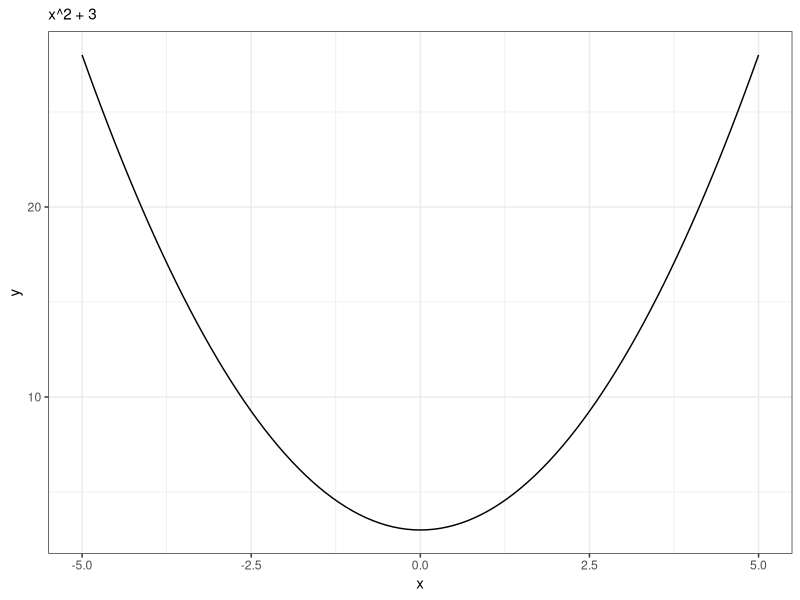
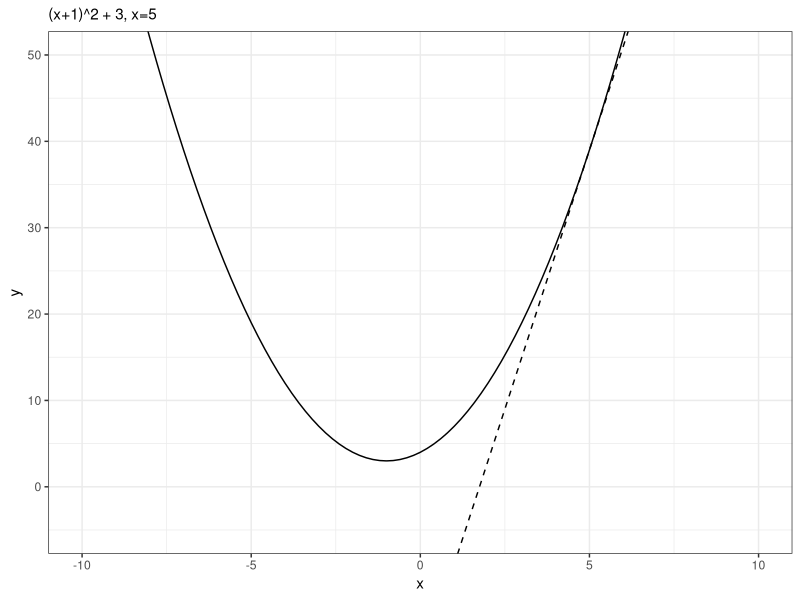
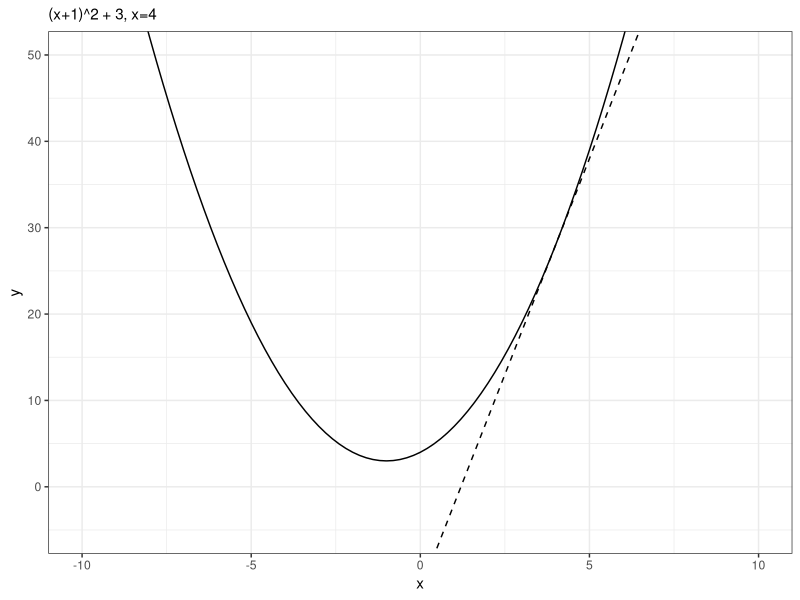
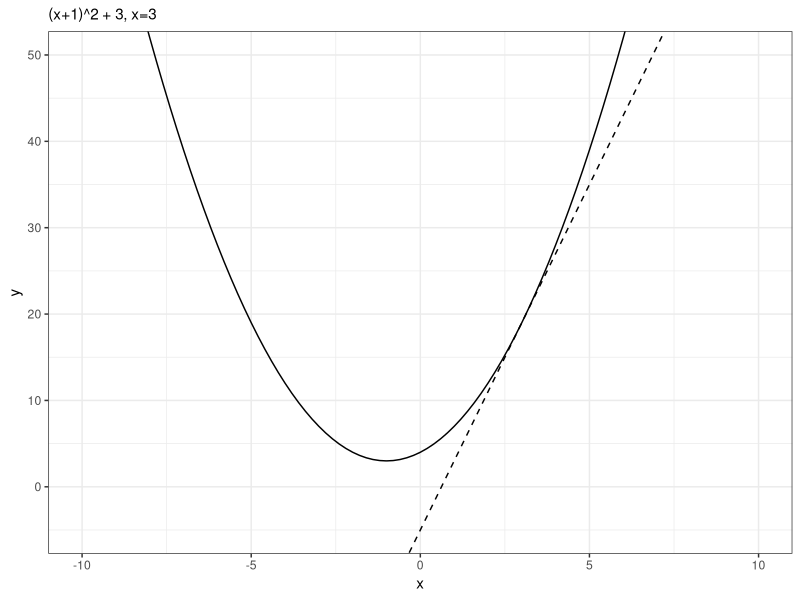
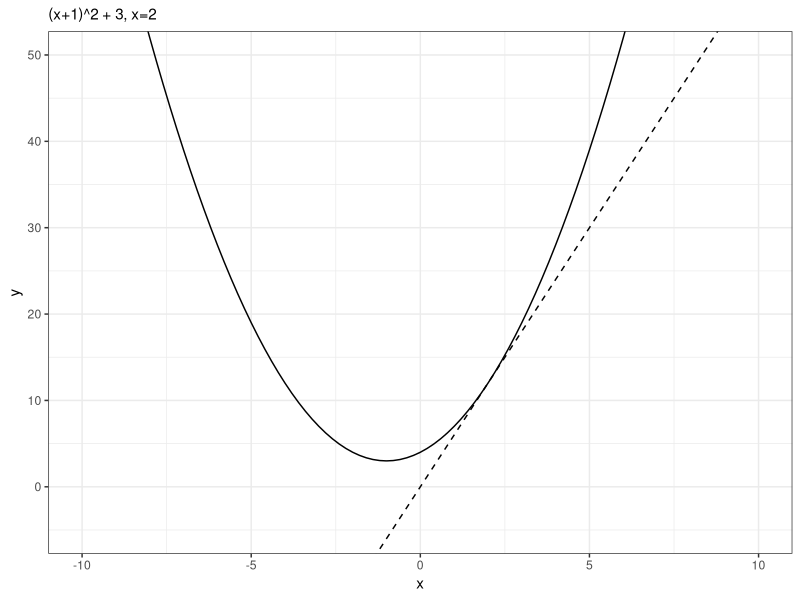
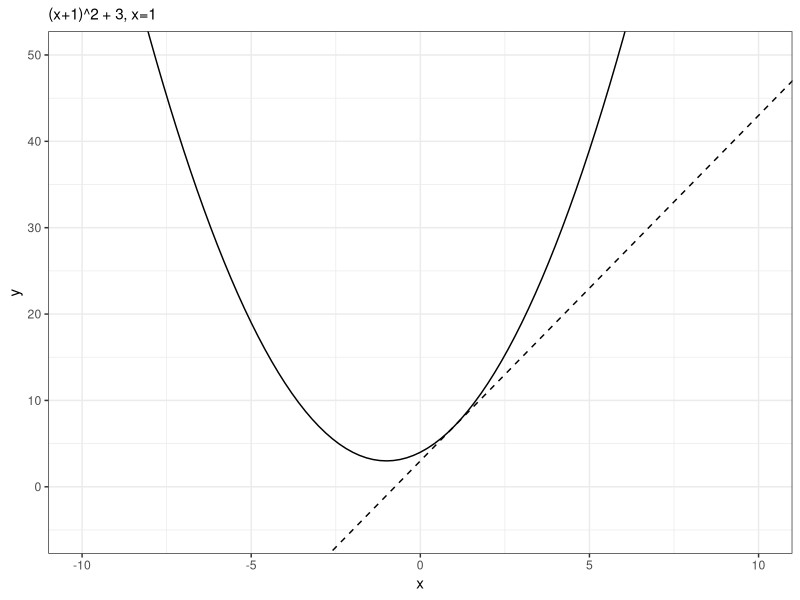
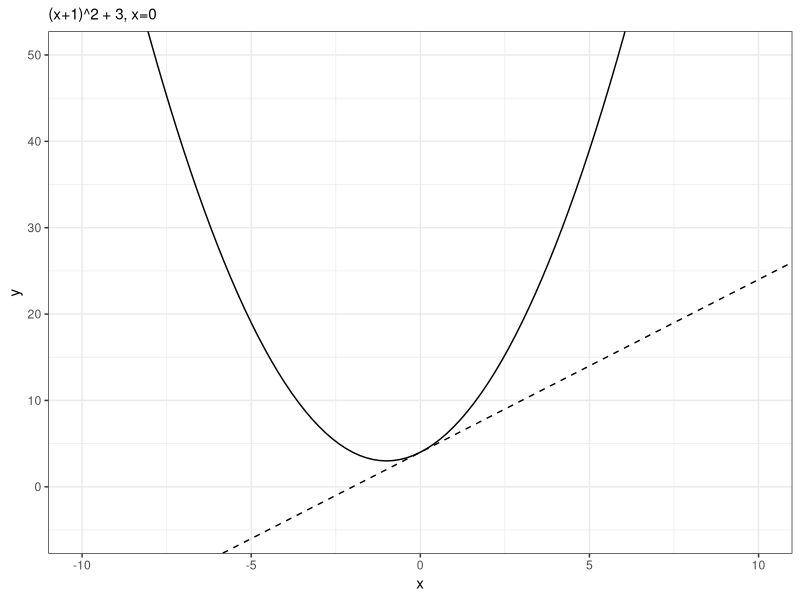
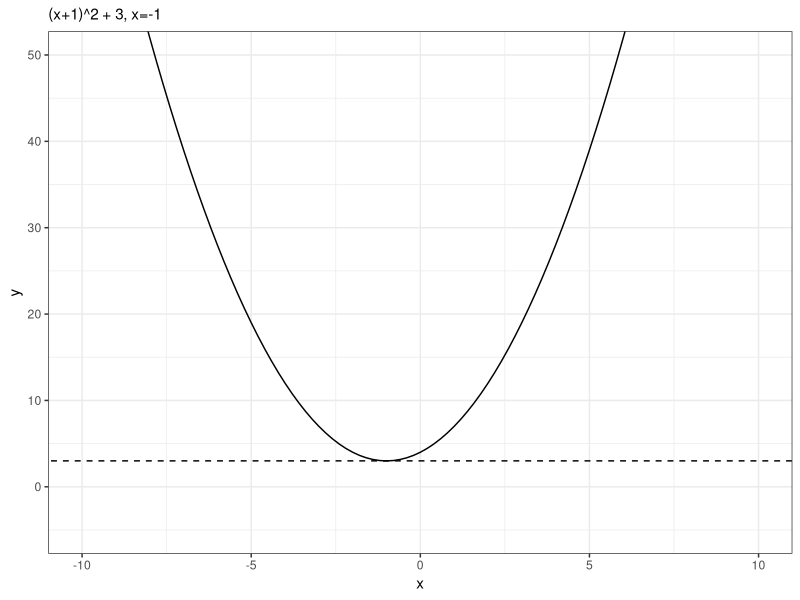

Reproduce these figures in R, in order.
## ---- chunk 1
library(tidyverse)
knitr::opts_chunk$set(echo = F)
## ---- chunk 2
demo<-matrix(data = round(rnorm(6, 0, 3), 1), nrow = 2, ncol = 3)
## ---- chunk 3
quad<-function(x){x^2 + 3}
ggplot(data.frame(x = c(-5,5)), aes(x=x)) + 
  stat_function(fun = quad) + 
  theme_bw() + 
  labs(subtitle = "x^2 + 3")
## ---- chunk 4
quad<-function(x){(x+1)^2 + 3}
deriv<-function(x){2*x + 2}
ggplot(data.frame(x = c(-10,10)), aes(x=x)) + 
  stat_function(fun = quad) + 
  theme_bw() + 
  labs(subtitle = "(x+1)^2 + 3, x=5") + 
  geom_abline(slope = deriv(5),
              intercept = quad(5)  - 5 * deriv(5), lty = 2) + 
  coord_cartesian(xlim = c(-10, 10),
                  ylim = c(-5, 50))
## ---- chunk 5
quad<-function(x){(x+1)^2 + 3}
deriv<-function(x){2*x + 2}
ggplot(data.frame(x = c(-10,10)), aes(x=x)) + 
  stat_function(fun = quad) + 
  theme_bw() + 
  labs(subtitle = "(x+1)^2 + 3, x=4") + 
  geom_abline(slope = deriv(4),
              intercept = quad(4)  - 4 * deriv(4), lty = 2) + 
  coord_cartesian(xlim = c(-10, 10),
                  ylim = c(-5, 50))
## ---- chunk 6
quad<-function(x){(x+1)^2 + 3}
deriv<-function(x){2*x + 2}
ggplot(data.frame(x = c(-10,10)), aes(x=x)) + 
  stat_function(fun = quad) + 
  theme_bw() + 
  labs(subtitle = "(x+1)^2 + 3, x=3") + 
  geom_abline(slope = deriv(3),
              intercept = quad(3)  - 3 * deriv(3), lty = 2) + 
  coord_cartesian(xlim = c(-10, 10),
                  ylim = c(-5, 50))
## ---- chunk 7
quad<-function(x){(x+1)^2 + 3}
deriv<-function(x){2*x + 2}
ggplot(data.frame(x = c(-10,10)), aes(x=x)) + 
  stat_function(fun = quad) + 
  theme_bw() + 
  labs(subtitle = "(x+1)^2 + 3, x=2") + 
  geom_abline(slope = deriv(2),
              intercept = quad(2)  - 2 * deriv(2), lty = 2) + 
  coord_cartesian(xlim = c(-10, 10),
                  ylim = c(-5, 50))
## ---- chunk 8
quad<-function(x){(x+1)^2 + 3}
deriv<-function(x){2*x + 2}
ggplot(data.frame(x = c(-10,10)), aes(x=x)) + 
  stat_function(fun = quad) + 
  theme_bw() + 
  labs(subtitle = "(x+1)^2 + 3, x=1") + 
  geom_abline(slope = deriv(1),
              intercept = quad(1)  - 1 * deriv(1), lty = 2) + 
  coord_cartesian(xlim = c(-10, 10),
                  ylim = c(-5, 50))
## ---- chunk 9
quad<-function(x){(x+1)^2 + 3}
deriv<-function(x){2*x + 2}
ggplot(data.frame(x = c(-10,10)), aes(x=x)) + 
  stat_function(fun = quad) + 
  theme_bw() + 
  labs(subtitle = "(x+1)^2 + 3, x=0") + 
  geom_abline(slope = deriv(0),
              intercept = quad(0)  - 0 * deriv(0), lty = 2) + 
  coord_cartesian(xlim = c(-10, 10),
                  ylim = c(-5, 50))
## ---- chunk 10
quad<-function(x){(x+1)^2 + 3}
deriv<-function(x){2*x + 2}
ggplot(data.frame(x = c(-10,10)), aes(x=x)) + 
  stat_function(fun = quad) + 
  theme_bw() + 
  labs(subtitle = "(x+1)^2 + 3, x=-1") + 
  geom_abline(slope = deriv(-1),
              intercept = quad(-1)  - -1 * deriv(-1), lty = 2) + 
  coord_cartesian(xlim = c(-10, 10),
                  ylim = c(-5, 50))
## ---- chunk 11
quad<-function(x){(x+1)^2 + 3}
deriv<-function(x){2*x + 2}
ggplot(data.frame(x = c(-10,10)), aes(x=x)) + 
  stat_function(fun = quad) + 
  theme_bw() + 
  labs(subtitle = "(x+1)^2 + 3, x=-2") + 
  geom_abline(slope = deriv(-2),
              intercept = quad(-2)  - -2 * deriv(-2), lty = 2) + 
  coord_cartesian(xlim = c(-10, 10),
                  ylim = c(-5, 50))
## ---- chunk 12
quad<-function(x){(x+1)^2 + 3}
deriv<-function(x){2*x + 2}
ggplot(data.frame(x = c(-10,10)), aes(x=x)) + 
  stat_function(fun = quad) + 
  theme_bw() + 
  labs(subtitle = "(x+1)^2 + 3, x=-3") + 
  geom_abline(slope = deriv(-3),
              intercept = quad(-3)  - -3 * deriv(-3), lty = 2) + 
  coord_cartesian(xlim = c(-10, 10),
                  ylim = c(-5, 50))
## ---- chunk 13
quad<-function(x){(x+1)^2 + 3}
deriv<-function(x){2*x + 2}
ggplot(data.frame(x = c(-10,10)), aes(x=x)) + 
  stat_function(fun = quad) + 
  theme_bw() + 
  labs(subtitle = "(x+1)^2 + 3, x=-4") + 
  geom_abline(slope = deriv(-4),
              intercept = quad(-4)  - -4 * deriv(-4), lty = 2) + 
  coord_cartesian(xlim = c(-10, 10),
                  ylim = c(-5, 50))
## ---- chunk 14
quad<-function(x){(x+1)^2 + 3}
deriv<-function(x){2*x + 2}
ggplot(data.frame(x = c(-10,10)), aes(x=x)) + 
  stat_function(fun = quad) + 
  theme_bw() + 
  labs(subtitle = "(x+1)^2 + 3, x=-5") + 
  geom_abline(slope = deriv(-5),
              intercept = quad(-5)  - -5 * deriv(-5), lty = 2) + 
  coord_cartesian(xlim = c(-10, 10),
                  ylim = c(-5, 50))
## ---- chunk 15
quad<-function(x){(x+1)^2 + 3}
deriv<-function(x){2*x + 2}
ggplot(data.frame(x = c(-10,10)), aes(x=x)) + 
  stat_function(fun = quad) + 
  theme_bw() + 
  labs(subtitle = "(x+1)^2 + 3, x=-1") 
## ---- chunk 16
quad<-function(x){-x^2 + 3}
deriv<-function(x){-2*x}
ggplot(data.frame(x = c(-10,10)), aes(x=x)) + 
  stat_function(fun = quad) + 
  theme_bw() + 
  labs(subtitle = "-x^2 + 3") 
## ---- chunk 17
quad<-function(x){(x-3)*(x+1)*(x-6)*(x-4)}
ggplot(data.frame(x = c(-2,8)), aes(x=x)) + 
  stat_function(fun = quad) + 
  theme_bw() + 
  labs(subtitle = "(x+1)^2 + 3, x=-1") 
## ---- chunk 18
distance<-function(x){3/2 * x^2}
ggplot(data.frame(x = c(-2,8)), aes(x=x)) +
  stat_function(fun = distance) +
  theme_bw() +
  xlim(c(0, 5)) +
  labs(y = "d", x = "t")
## ---- chunk 19
distance<-function(x){3/2 * x^2}
velocity<-function(x){3*x}
ggplot(data.frame(x = c(-2,8)), aes(x=x)) +
  stat_function(fun = velocity) +
  theme_bw() +
  xlim(c(0, 5)) +
  labs(y = "v", x = "t")
## ---- chunk 20
distance<-function(x){3/2 * x^2}
velocity<-function(x){3*x}
accel<-function(x){3}
ggplot(data.frame(x = c(-2,8)), aes(x=x)) +
  stat_function(fun = accel) +
  theme_bw() +
  xlim(c(0, 5)) +
  ylim(c(0, 5)) +
  labs(y = "a", x = "t")
## ---- chunk 21
distance<-function(x){3/2 * x^2}
velocity<-function(x){3*x}
accel<-function(x){3}
ggplot(data.frame(x = c(-2,8)), aes(x=x)) +
  stat_function(fun = accel) +
  theme_bw() +
  xlim(c(0, 5)) +
  ylim(c(0, 5)) +
  labs(y = "a", x = "t") +
  geom_rect(aes(xmin = 0, ymin = 0, xmax = 3, ymax = 3), alpha = 0.5) +
  geom_text(aes(x = 1.5, y = 1.5, label = "area = 9"))
## ---- chunk 22
distance<-function(x){3/2 * x^2}
velocity<-function(x){3*x}
ggplot(data.frame(x = c(-2,8)), aes(x=x)) +
  stat_function(fun = velocity) +
  theme_bw() +
  xlim(c(0, 5)) +
  labs(y = "v", x = "t") +
  geom_segment(aes(x = 3, y = 0, xend = 3, yend = 9), lty = 2) +
  geom_segment(aes(x = 0, y = 9, xend = 3, yend = 9), lty = 2)

## ---- chunk 23
distance<-function(x){3/2 * x^2}
velocity<-function(x){3*x}
ggplot(data.frame(x = c(-2,8)), aes(x=x)) +
  stat_function(fun = velocity) +
  theme_bw() +
  xlim(c(0, 5)) +
  labs(y = "v", x = "t") +
  geom_polygon(data =
                 data.frame(x = c(0, 3, 3),
                            y = c(0, 0, 9)),
               aes(x = x, y = y),
               alpha = 0.5) +
  geom_text(aes(x = 2, y = 3, label = "area = 13.5"))

## ---- chunk 24
distance<-function(x){3/2 * x^2}
ggplot(data.frame(x = c(-2,8)), aes(x=x)) +
  stat_function(fun = distance) +
  theme_bw() +
  xlim(c(0, 5)) +
  labs(y = "d", x = "t") +
  geom_segment(aes(x = 3, xend =3, y = 0, yend = 13.5), lty = 2) +
  geom_segment(aes(x=0, xend = 3, y = 13.5, yend = 13.5), lty=2)
## ---- chunk 25
ggplot(data.frame(x = c(-3, 3)), aes(x)) +
  stat_function(fun = dnorm,
                geom = "area",
                fill = "steelblue",
                xlim = c(-3, 3))+
  xlim(-3, 3) +
  labs(x = "standard deviation", y = "probability density")
## ---- chunk 26
ggplot(data.frame(x = c(-3, 3)), aes(x)) +
  stat_function(fun = dnorm,
                geom = "area",
                xlim = c(-3, 3)) +
  stat_function(fun = dnorm,
                geom = "area",
                fill = "steelblue",
                xlim = c(-2, 2), alpha = 0.2)+
  stat_function(fun = dnorm,
                geom = "area",
                fill = "steelblue",
                xlim = c(-1, 1), alpha = 0.5) +
  xlim(-3, 3) +
  labs(x = "standard deviation", y = "probability density")
